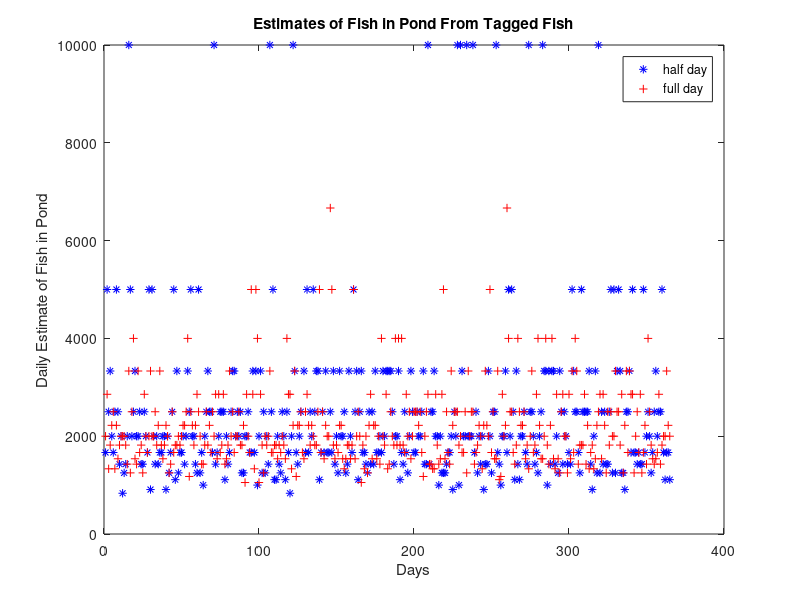

The MATLAB source for this figure:
%  William Murphy(SID#30640826), March 30 2017, MIE124 MC IN-Class  
%% Fish Estimator Function Using MC Integration 
function [stdev_halfday,mean_halfday, stdev_fullday,mean_fullday] = fishfinder

rng('shuffle')

%% Tagging Fish 
fish_rand_vector = zeros(1,2000);
C = randperm(2000,100);
fish_rand_vector(C) = 1; 
tagged_fish = sum(fish_rand_vector);

%% Year-long for loop 
for i = 1:365
    
    fish_per_day_1 = 100;
    fish_per_day_2 = 200; 
 
    % Producing number of fish estimate after half day fishing
    gone_fishing_1 = datasample(fish_rand_vector,fish_per_day_1); 
   
    number_of_fish_1(i) = (fish_per_day_1*tagged_fish)/sum(gone_fishing_1); 
    
    % Producing number of fish estimate after half day fishing
    gone_fishing_2 = datasample(fish_rand_vector,fish_per_day_2); 
   
    number_of_fish_2(i) = (fish_per_day_2*tagged_fish)/sum(gone_fishing_2);         
end

%% Calculating Outputs

mean_halfday = mean(number_of_fish_1(~isinf(number_of_fish_1)));
stdev_halfday = std(number_of_fish_1(~isinf(number_of_fish_1)));

mean_fullday = mean(number_of_fish_2(~isinf(number_of_fish_2)));
stdev_fullday = std(number_of_fish_2(~isinf(number_of_fish_2)));

%% Plotting Estimates

plot(number_of_fish_1, 'b*')
hold on 
plot(number_of_fish_2, 'r+')
title('Estimates of Fish in Pond From Tagged Fish')
xlabel('Days')
ylabel('Daily Estimate of Fish in Pond')
legend('half day','full day')

end 